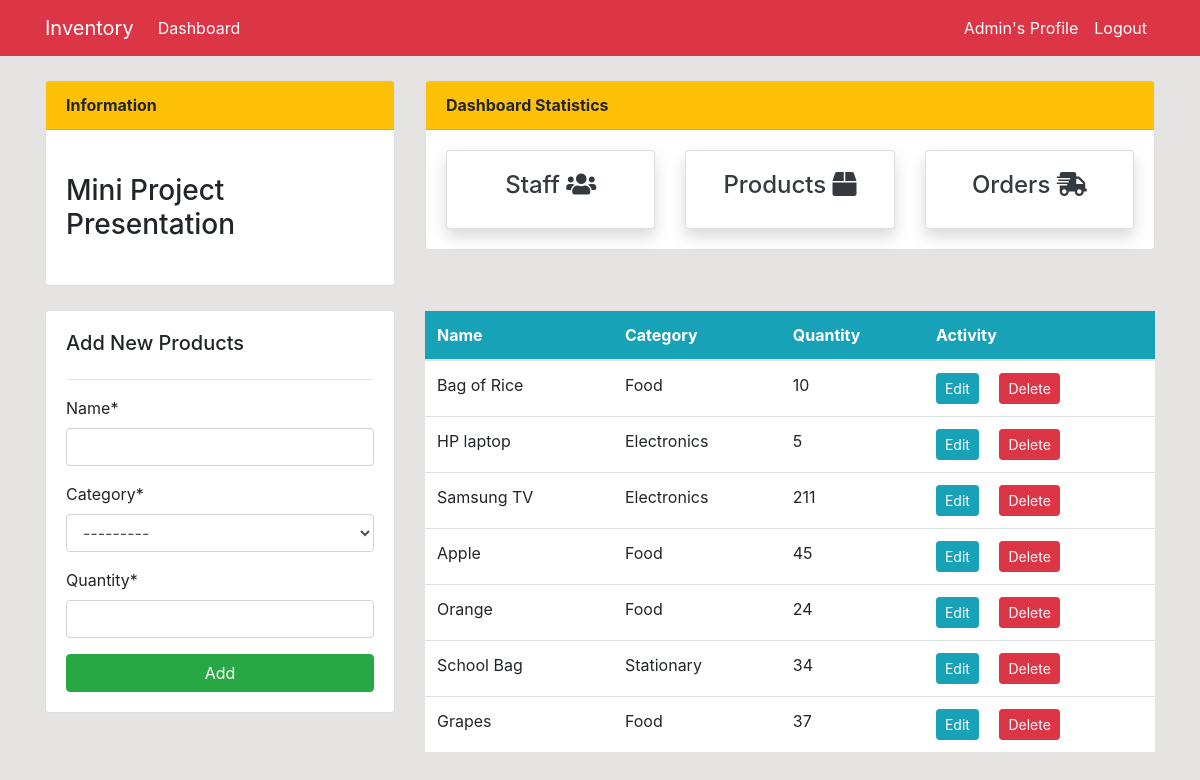
/product/ (signed in), run on the app's committed database.
### dashboard/models.py (models this page shows, shortened)
class Product(models.Model):
    name = models.CharField(max_length=100, null=True)
    category = models.CharField(max_length=20, choices=CATEGORY, null=True)
    quantity = models.PositiveIntegerField(null=True)

### dashboard/views.py (the view)
# urls.py: path('product/', views.product, name='dashboard-product'),
@login_required(login_url='user-login')
def product(request):
    item =Product.objects.all()
    if request.method == 'POST':
        form = ProductForm(request.POST)
        if form.is_valid():
            form.save()
            product_name = form.cleaned_data.get('name')
            messages.success(request, f'{product_name} has been added')
            return redirect('dashboard-product')
    else:
        form = ProductForm()
    context = {
        'item': item,
        'form': form,
    }
    return render(request, 'dashboard/product.html', context)

### dashboard/forms.py
class ProductForm(forms.ModelForm):
    class Meta:
        model = Product
        fields = '__all__'

### templates/dashboard/product.html (shortened to what this page needs)
{% extends 'partials/base.html' %}
{% load crispy_forms_tags %}
{% block content %}
{% include 'partials/topnav.html' %}
<div class="row my-4">
    <div class="col-md-4">
        <div class="card card-body">
            <h5>Add New Products</h5>
            <hr>
            <form method="POST">
                {{ form|crispy }}
                <input class="btn btn-success btn-block" type="submit" value="Add">
            </form>
        </div>
    </div>
    <div class="col-md-8">
        <table class="table bg-white">
            <thead class="bg-info text-white">
                <tr>
                    <th scope="col">Name</th>
                    <th scope="col">Category</th>
                    <th scope="col">Quantity</th>
                    <th scope="col">Activity</th>
                </tr>
            </thead>
            <tbody>
                {% for item in item %}
                <tr>
                    <td>{{ item.name }}</td>
                    <td>{{ item.category }}</td>
                    <td>{{ item.quantity }}</td>
                    <td>
                        <a class="btn btn-info btn-sm mr-2"
                            href="{% url 'dashboard-product-update' item.id %}">Edit</a>
                        <a class="btn btn-danger btn-sm ml-2"
                            href="{% url 'dashboard-product-delete' item.id %}">Delete</a>
                    </td>
                </tr>
                {% endfor %}
            </tbody>
        </table>
    </div>
</div>
{% endblock %}

### templates/partials/base.html (shortened to what this page needs)
{% load static %}
<!doctype html>
<html lang="en">
<head>
    <link rel="stylesheet" href="https://cdn.jsdelivr.net/npm/bootstrap@4.6.0/dist/css/bootstrap.min.css"
>
    <link rel="stylesheet" href="https://use.fontawesome.com/releases/v5.15.2/css/all.css"
>
    <link rel="stylesheet" href="{% static 'style.css' %}">
</head>
<body>
    {% include 'partials/nav.html' %}
    <div class="container">
        {% block content %}
        {% endblock %}
    </div>
</body>
</html>

### templates/partials/nav.html (shortened to what this page needs)
<nav class="navbar navbar-expand-sm navbar-info bg-danger">
    <div class="container">
        {% if user.is_authenticated %}
        <a class="navbar-brand text-white" href="{% url 'dashboard-index' %}">Inventory</a>
        <div class="collapse navbar-collapse" id="navbarSupportedContent">
            <ul class="navbar-nav mr-auto">
                <li class="nav-item active">
                    <a class="nav-link text-white" href="{% url 'dashboard-index' %}">Dashboard </a>
                </li>
            </ul>
            <ul class="navbar-nav ml-auto">
                <li class="nav-item active">
                    <a class="nav-link text-white" href="{% url 'user-profile' %}"> {{user.username}}'s Profile
                        <span class="sr-only">(current)</span></a>
                </li>
                <li class="nav-item">
                    <a class="nav-link text-white" href="{% url 'user-logout' %}">Logout</a>
                </li>
            </ul>
            {% endif %}
        </div>
    </div>
</nav>

### templates/partials/topnav.html (shortened to what this page needs)
<div class="row">
    <div class="col-md-4 mt-4">
        <div class="card">
            <div class="card-header bg-warning text-black">
              <strong>Information</strong>
            </div>
            <div class="card-body">
                <marquee behavior="" direction="">
                    <h3 class="my-4">Mini Project Presentation</h3>
                </marquee>
            </div>
        </div>
    </div>
    <div class="col-md-8 mt-4">
        <div class="card">
            <div class="card-header bg-warning text-black">
               <strong>Dashboard Statistics</strong>
            </div>
            <div class="card-body">
                <div class="row">
                    <div class="col-md-4">
                        <a class="text-decoration-none text-dark" href="{% url 'dashboard-staff' %}">
                            <div class="card my-card shadow">
                                <div class="card-body text-center">
                                    <h4>Staff <i class="fas fa-users"></i></h4>
                                </div>
                            </div>
                        </a>
                    </div>
                    <div class="col-md-4">
                        <a class="text-decoration-none text-dark" href="{% url 'dashboard-product' %}">
                            <div class="card my-card shadow">
                                <div class="card-body text-center">
                                    <h4>Products <i class="fas fa-box"></i></h4>
                                </div>
                            </div>
                        </a>
                    </div>
                    <div class="col-md-4">
                        <a class="text-decoration-none text-dark" href="{% url 'dashboard-order' %}">
                            <div class="card my-card shadow">
                                <div class="card-body text-center">
                                    <h4>Orders <i class="fas fa-shipping-fast"></i></h4>
                                </div>
                            </div>
                        </a>
                    </div>
                </div>
            </div>
        </div>
    </div>
</div>

### static/style.css (style rules this page uses)
body { background:rgb(230,227,227); }

### data on the page
Product: name "Bag of Rice", category "Food", quantity "10"
Product: name "HP laptop", category "Electronics", quantity "5"
Product: name "Samsung TV", category "Electronics", quantity "211"
Product: name "Apple", category "Food", quantity "45"
Product: name "Orange", category "Food", quantity "24"
Product: name "School Bag", category "Stationary", quantity "34"
Product: name "Grapes", category "Food", quantity "37"

### other printed values
{{ user.username }} "Admin"
